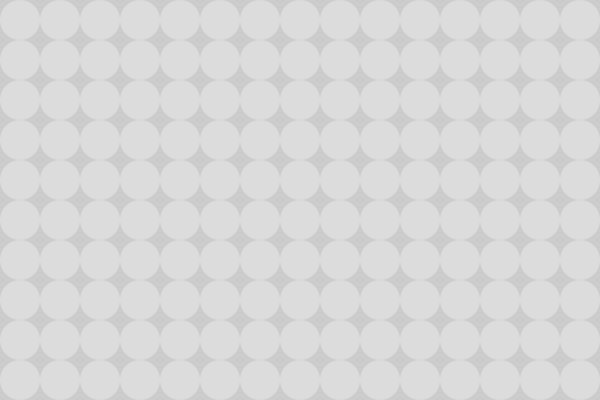
Frame 1 (no input)
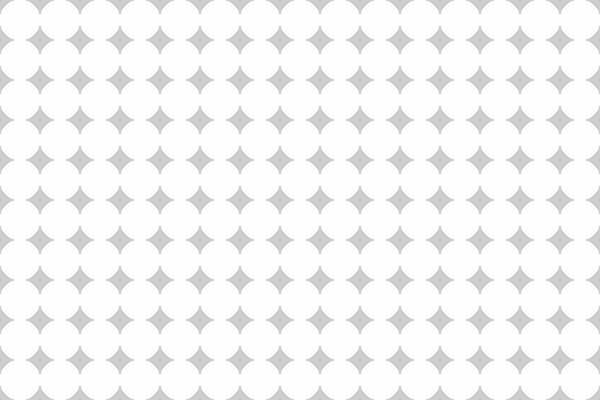
Frame 60 (the mouse pressed at the canvas centre just before this capture)
Frame 120 (the mouse held since frame 60 and released just before this capture): identical to frame 60, image omitted

The Processing sketch that drew these frames (run headless with seeded random() and noise(); from frame 60 on, the mouse is pressed at the canvas centre):

// Processing sketch: transparent_circle_grid
// ── transparent_circle_grid.pde
// Date: 19 / April / 2018

int spacing = 40;
int hSize = 40;
int vSize = 40;

void setup(){
  size(600, 400);
  fill(255, 80);
  noStroke();
}

void draw(){
  clear();
  
  for (int i = 0; i < width; i += spacing){
    for (int j = 0; j < height; j += spacing){
      if ((i / spacing + j / spacing) % 2 == 0){
        ellipse(i + spacing / 2, j + spacing / 2, hSize, vSize);
      }
      else {
        ellipse(i + spacing / 2, j + spacing / 2, vSize, hSize);      
      }
    }
  }
}

void keyPressed(){
  if (key == CODED){
    if (keyCode == LEFT){
      hSize -= 1;
    }
    else if (keyCode == RIGHT){
      hSize += 1;    
    }
    else if (keyCode == DOWN){
      vSize -= 1;
    }
    else if (keyCode == UP){
      vSize += 1;    
    }
  }
}
